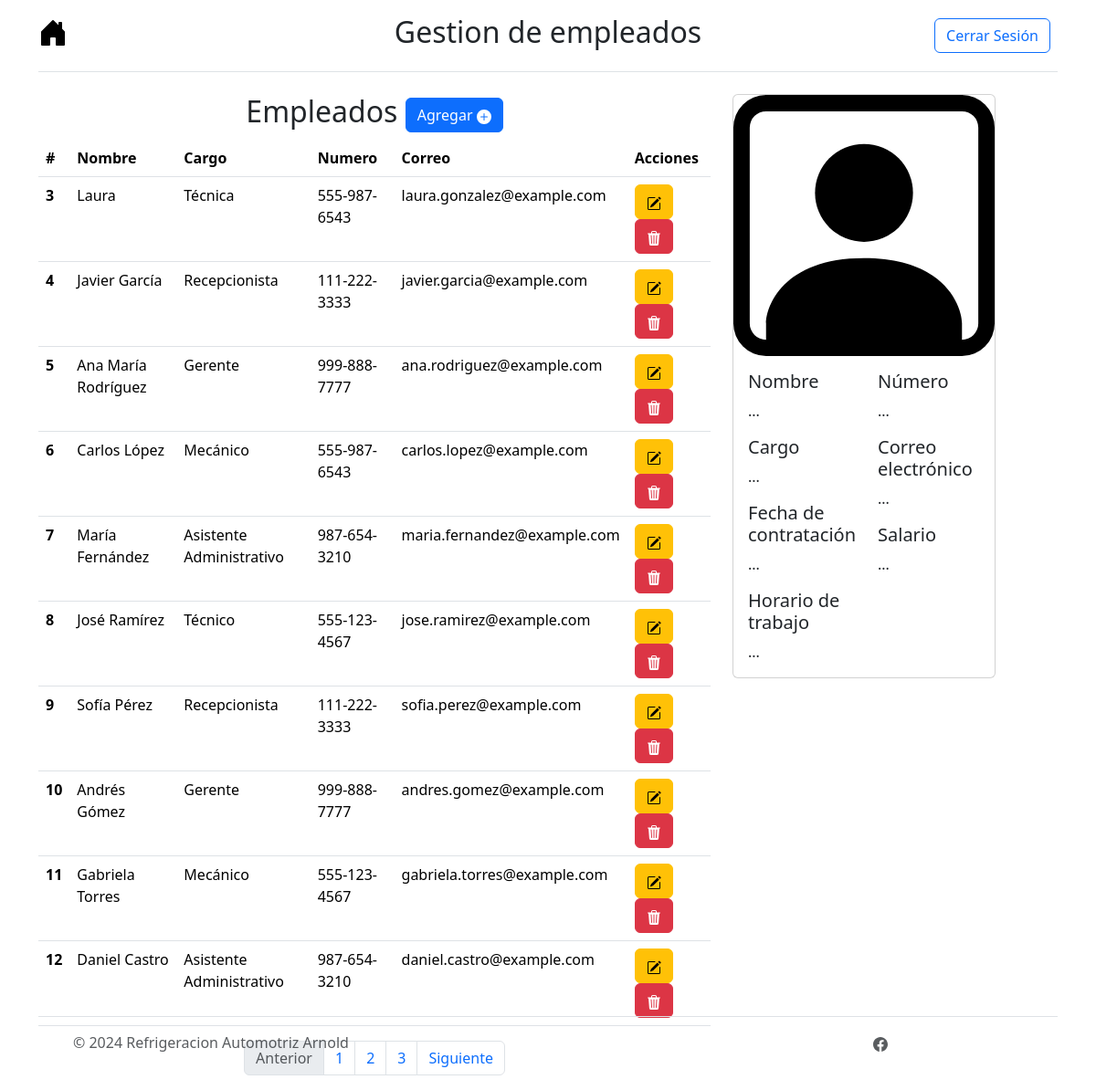
/menu/empleados/page (signed in), run on the app's committed database.
### tables this page shows
CREATE TABLE empleados (id_empleado INTEGER PRIMARY KEY UNIQUE NOT NULL, nombre_completo VARCHAR (100) NOT NULL, cargo VARCHAR (50), fecha_contratacion DATE, activo INTEGER (1) NOT NULL, horario_trabajo VARCHAR (100), numero_contacto VARCHAR (20), correo_electronico VARCHAR (100), salario DECIMAL (10, 2));

### controller/controllers.py (the view)
@app.route("/menu/empleados")
@app.route("/menu/empleados/page")
@app.route("/menu/empleados/page/<int:page>")
@login_required
def menu_empleados(page=1):
    rows = select_empleados_db(page)
    return render_template('menu_empleados.html', empleados=rows)

### controller/controllers.py (called while the page is built)
@login_manager.user_loader
def load_user(user_id):
    return db.get_or_404(Users, user_id)

### model/empleado_model.py (called while the page is built)
def select_empleados_db(page):
    limit=10
    start = limit * (page - 1)
    activo = 1
    try:
        conn = sqlite3.connect("instance/arnold_autorefrigeraciones.db")
        c = conn.cursor()
        c.execute("SELECT * FROM empleados WHERE activo = ? LIMIT ?, ?", (activo, start, limit))
        rows = c.fetchall()
        c.execute("SELECT count(id_empleado) FROM empleados WHERE activo = ?", (activo, ))
        empleadosCount = c.fetchall()[0][0]
        total_pages = ceil(empleadosCount / limit)
        conn.close()
        return [rows, total_pages]
    except sqlite3.Error as e:
        print("Error:", e)
        return None

### templates/menu_empleados.html (shortened to what this page needs)
{% extends 'base.html' %}
{% block styling %}
  {{ super() }}
{% endblock %}
{% block nombre_menu %}Gestion de empleados{% endblock
%} {% block content %}
<div class="container parent">
  <div class="row">
    <div class="col-lg-8 col-sm-12 col-10 child">
    <h2 class="text-center">Empleados
      <button type="button" class="btn btn-primary" data-bs-toggle="modal" data-bs-target="#ModalCreateEmpleado">
        Agregar
        <svg xmlns="http://www.w3.org/2000/svg" width="16" height="16" fill="currentColor" class="bi bi-plus-circle-fill" viewBox="0 0 16 16">
          <path d="M16 8A8 8 0 1 1 0 8a8 8 0 0 1 16 0M8.5 4.5a.5.5 0 0 0-1 0v3h-3a.5.5 0 0 0 0 1h3v3a.5.5 0 0 0 1 0v-3h3a.5.5 0 0 0 0-1h-3z"/>
        </svg>
      </button>
    </h2>
    <div class="table-responsive">
      <table class="table table-hover" id="tabla_empleados">
        <thead class="thead-dark">
          <tr>
            <th scope="col">#</th>
            <th scope="col">Nombre</th>
            <th scope="col">Cargo</th>
            <th scope="col">Numero</th>
            <th scope="col">Correo</th>
            <th scope="col">Acciones</th>
          </tr>
        </thead>
        <tbody>
          {% for empleado in empleados[0] %}
            <tr>
              <th scope="row">{{ empleado[0] }}</th>
              <td>{{ empleado[1] }}</td>
              <td>{{ empleado[2] }}</td>
              <td>{{ empleado[6] }}</td>
              <td>{{ empleado[7] }}</td>
              <td>
                <button type="button" class="btn btn-warning" data-bs-toggle="modal" data-bs-target="#modal_update{{empleado[0]}}">
                </button>
                <button type="button" class="btn btn-danger" data-bs-toggle="modal" data-bs-target="#modal_delete{{empleado[0]}}">
                </button>
              </td>
            </tr>
          {% endfor %}
          </tbody>
        </table>
      </div>
      <nav aria-label="Page navigation example">
        <ul class="pagination justify-content-center">
          <li class="page-item disabled">
            <a class="page-link">Anterior</a>
          </li>
          {% for i in range(empleados[1]) %}
            <li class="page-item"><a class="page-link" href="{{url_for('menu_empleados', page=i+1)}}">{{i+1}}</a></li>
          {% endfor %}
          <li class="page-item">
            <a class="page-link" href="#">Siguiente</a>
          </li>
        </ul>
      </nav>
    </div>
    <div class="col-lg-4 col-sm-6 col-10 child">
      <div class="card" style="width: 18rem;" id="details_card">
        <img src="/static/icons/person-square.svg" class="card-img-top" alt="...">
        <div class="card-body">
          <div class="row">
            <div class="col">
              <h5 class="card-title">Nombre</h5>
              <p class="card-text">...</p>
              <h5 class="card-title">Cargo</h5>
              <p class="card-text">...</p>
              <h5 class="card-title">Fecha de contratación</h5>
              <p class="card-text">...</p>
              <h5 class="card-title">Horario de trabajo</h5>
              <p class="card-text">...</p>
            </div>
              <div class="col">
              <h5 class="card-title">Número</h5>
              <p class="card-text">...</p>
              <h5 class="card-title">Correo electrónico</h5>
              <p class="card-text">...</p>
              <h5 class="card-title">Salario</h5>
              <p class="card-text">...</p>
            </div>
          </div>
        </div>
      </div>
    </div>
  </div>
</div>
<div class="toast-container position-fixed bottom-0 end-0 p-3">
</div>
{% endblock %}

### templates/base.html (shortened to what this page needs)
<!DOCTYPE html>
<html lang="en">
<head>
    {% block styling %}
    <link href="https://cdn.jsdelivr.net/npm/bootstrap@5.3.3/dist/css/bootstrap.min.css" rel="stylesheet">
    {% endblock %}
</head>
<body>
    <div class="container">
        <header class="d-flex flex-wrap align-items-center justify-content-center justify-content-md-between py-3 mb-4 border-bottom">
          <div class="col-md-3 mb-2 mb-md-0">
            <a href="{{url_for('menu')}}" class="d-inline-flex link-body-emphasis text-decoration-none">
            </a>
          </div>
          <ul class="nav col-12 col-md-auto mb-2 justify-content-center mb-md-0">
            <li><h2>{% block nombre_menu %}{% endblock %}</h2></li>
          </ul>
          <div class="col-md-3 text-end">
            <a href="{{ url_for('logout') }}">
                <button type="button" class="btn btn-outline-primary me-2">Cerrar Sesión</button>
            </a>
          </div>
        </header>
      </div>
    {% block content %}
    {% endblock %}
    <section>
        <div class="container fixed-bottom">
            <footer class="d-flex flex-wrap justify-content-between align-items-center py-3 my-4 border-top">
            <div class="col-md-4 d-flex align-items-center">
                <a href="/" class="mb-3 me-2 mb-md-0 text-body-secondary text-decoration-none lh-1">
                    <svg class="bi" width="30" height="24"><use xlink:href="#bootstrap"></use></svg>
                </a>
            <span class="mb-3 mb-md-0 text-body-secondary">© 2024 Refrigeracion Automotriz Arnold </span>
          </div>
          <ul class="nav col-md-4 justify-content-end list-unstyled d-flex">
            <li class="ms-3"><a class="text-body-secondary" href="https://www.facebook.com/p/Refrigeracion-Automotriz-Arnold-100063594305820/">
            </li>
          </ul>
        </footer>
      </div>
    </section>
  </body>
</html>

### data on the page
empleados: id_empleado "3", nombre_completo "Laura", cargo "Técnica", numero_contacto "555-987-6543", correo_electronico "laura.gonzalez@example.com"
empleados: id_empleado "4", nombre_completo "Javier García", cargo "Recepcionista", numero_contacto "111-222-3333", correo_electronico "javier.garcia@example.com"
empleados: id_empleado "5", nombre_completo "Ana María Rodríguez", cargo "Gerente", numero_contacto "999-888-7777", correo_electronico "ana.rodriguez@example.com"
empleados: id_empleado "6", nombre_completo "Carlos López", cargo "Mecánico", numero_contacto "555-987-6543", correo_electronico "carlos.lopez@example.com"
empleados: id_empleado "7", nombre_completo "María Fernández", cargo "Asistente Administrativo", numero_contacto "987-654-3210", correo_electronico "maria.fernandez@example.com"
empleados: id_empleado "8", nombre_completo "José Ramírez", cargo "Técnico", numero_contacto "555-123-4567", correo_electronico "jose.ramirez@example.com"
empleados: id_empleado "9", nombre_completo "Sofía Pérez", cargo "Recepcionista", numero_contacto "111-222-3333", correo_electronico "sofia.perez@example.com"
empleados: id_empleado "10", nombre_completo "Andrés Gómez", cargo "Gerente", numero_contacto "999-888-7777", correo_electronico "andres.gomez@example.com"
empleados: id_empleado "11", nombre_completo "Gabriela Torres", cargo "Mecánico", numero_contacto "555-123-4567", correo_electronico "gabriela.torres@example.com"
empleados: id_empleado "12", nombre_completo "Daniel Castro", cargo "Asistente Administrativo", numero_contacto "987-654-3210", correo_electronico "daniel.castro@example.com"

### other printed values
{{ i+1 }} "1" "2" "3"
